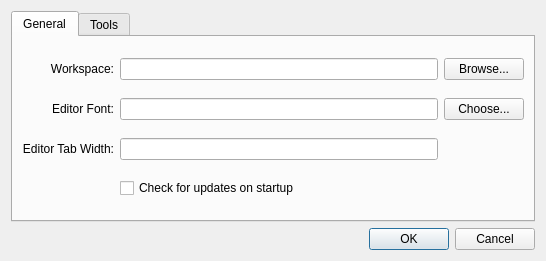
<ui version="4.0" >
 <class>Preferences</class>
 <widget class="QDialog" name="Preferences" >
  <property name="geometry" >
   <rect>
    <x>0</x>
    <y>0</y>
    <width>546</width>
    <height>261</height>
   </rect>
  </property>
  <property name="windowTitle" >
   <string>Preferences</string>
  </property>
  <layout class="QGridLayout" >
   <item row="0" column="0" >
    <widget class="QTabWidget" name="tabWidget" >
     <property name="currentIndex" >
      <number>0</number>
     </property>
     <widget class="QWidget" name="generalTab" >
      <attribute name="title" >
       <string>General</string>
      </attribute>
      <layout class="QGridLayout" >
       <item row="0" column="0" >
        <widget class="QLabel" name="label" >
         <property name="toolTip" >
          <string>The directory in which your mcbuilder projects are stored.</string>
         </property>
         <property name="text" >
          <string>Workspace:</string>
         </property>
         <property name="alignment" >
          <set>Qt::AlignRight|Qt::AlignTrailing|Qt::AlignVCenter</set>
         </property>
         <property name="buddy" >
          <cstring>workspaceEdit</cstring>
         </property>
        </widget>
       </item>
       <item row="0" column="1" >
        <layout class="QGridLayout" >
         <item row="0" column="0" >
          <widget class="QLineEdit" name="workspaceEdit" />
         </item>
        </layout>
       </item>
       <item row="0" column="2" >
        <widget class="QPushButton" name="browseWorkspaceButton" >
         <property name="text" >
          <string>Browse...</string>
         </property>
        </widget>
       </item>
       <item row="1" column="0" >
        <widget class="QLabel" name="label_7" >
         <property name="text" >
          <string>Editor Font:</string>
         </property>
         <property name="alignment" >
          <set>Qt::AlignRight|Qt::AlignTrailing|Qt::AlignVCenter</set>
         </property>
         <property name="buddy" >
          <cstring>fontBox</cstring>
         </property>
        </widget>
       </item>
       <item row="1" column="1" >
        <widget class="QLineEdit" name="fontBox" >
         <property name="readOnly" >
          <bool>true</bool>
         </property>
        </widget>
       </item>
       <item row="1" column="2" >
        <widget class="QPushButton" name="fontButton" >
         <property name="text" >
          <string>Choose...</string>
         </property>
        </widget>
       </item>
       <item row="2" column="0" >
        <widget class="QLabel" name="label_3" >
         <property name="toolTip" >
          <string>Path to compiler tools (gcc, etc).</string>
         </property>
         <property name="text" >
          <string>Editor Tab Width:</string>
         </property>
         <property name="alignment" >
          <set>Qt::AlignRight|Qt::AlignTrailing|Qt::AlignVCenter</set>
         </property>
         <property name="buddy" >
          <cstring>tabWidth</cstring>
         </property>
        </widget>
       </item>
       <item row="2" column="1" >
        <widget class="QLineEdit" name="tabWidth" />
       </item>
       <item row="3" column="1" colspan="2" >
        <widget class="QCheckBox" name="checkBox" >
         <property name="text" >
          <string>Check for updates on startup</string>
         </property>
        </widget>
       </item>
      </layout>
     </widget>
     <widget class="QWidget" name="toolsTab" >
      <attribute name="title" >
       <string>Tools</string>
      </attribute>
      <layout class="QVBoxLayout" >
       <item>
        <layout class="QGridLayout" >
         <item row="0" column="0" colspan="2" >
          <widget class="QLabel" name="label_6" >
           <property name="text" >
            <string>Only change these settings if you know what you're doing.</string>
           </property>
           <property name="alignment" >
            <set>Qt::AlignCenter</set>
           </property>
           <property name="wordWrap" >
            <bool>true</bool>
           </property>
          </widget>
         </item>
         <item row="2" column="0" >
          <widget class="QLabel" name="label_2" >
           <property name="text" >
            <string>Path to make:</string>
           </property>
           <property name="alignment" >
            <set>Qt::AlignRight|Qt::AlignTrailing|Qt::AlignVCenter</set>
           </property>
           <property name="buddy" >
            <cstring>makePathEdit</cstring>
           </property>
          </widget>
         </item>
         <item row="2" column="1" >
          <widget class="QLineEdit" name="makePathEdit" />
         </item>
         <item row="3" column="0" >
          <widget class="QLabel" name="label_4" >
           <property name="text" >
            <string>Path to arm-elf tools:</string>
           </property>
           <property name="alignment" >
            <set>Qt::AlignRight|Qt::AlignTrailing|Qt::AlignVCenter</set>
           </property>
           <property name="buddy" >
            <cstring>toolsPathEdit</cstring>
           </property>
          </widget>
         </item>
         <item row="3" column="1" >
          <widget class="QLineEdit" name="toolsPathEdit" />
         </item>
         <item row="4" column="0" >
          <widget class="QLabel" name="label_5" >
           <property name="text" >
            <string>Path to sam7:</string>
           </property>
           <property name="alignment" >
            <set>Qt::AlignRight|Qt::AlignTrailing|Qt::AlignVCenter</set>
           </property>
           <property name="buddy" >
            <cstring>sam7PathEdit</cstring>
           </property>
          </widget>
         </item>
         <item row="4" column="1" >
          <widget class="QLineEdit" name="sam7PathEdit" />
         </item>
         <item row="1" column="0" >
          <spacer>
           <property name="orientation" >
            <enum>Qt::Vertical</enum>
           </property>
           <property name="sizeType" >
            <enum>QSizePolicy::MinimumExpanding</enum>
           </property>
           <property name="sizeHint" >
            <size>
             <width>20</width>
             <height>15</height>
            </size>
           </property>
          </spacer>
         </item>
        </layout>
       </item>
       <item>
        <spacer>
         <property name="orientation" >
          <enum>Qt::Vertical</enum>
         </property>
         <property name="sizeHint" >
          <size>
           <width>478</width>
           <height>16</height>
          </size>
         </property>
        </spacer>
       </item>
      </layout>
     </widget>
    </widget>
   </item>
   <item row="1" column="0" >
    <widget class="QDialogButtonBox" name="buttonBox" >
     <property name="orientation" >
      <enum>Qt::Horizontal</enum>
     </property>
     <property name="standardButtons" >
      <set>QDialogButtonBox::Cancel|QDialogButtonBox::NoButton|QDialogButtonBox::Ok</set>
     </property>
    </widget>
   </item>
  </layout>
 </widget>
 <tabstops>
  <tabstop>workspaceEdit</tabstop>
  <tabstop>browseWorkspaceButton</tabstop>
  <tabstop>fontBox</tabstop>
  <tabstop>fontButton</tabstop>
  <tabstop>tabWidth</tabstop>
  <tabstop>checkBox</tabstop>
  <tabstop>makePathEdit</tabstop>
  <tabstop>toolsPathEdit</tabstop>
  <tabstop>sam7PathEdit</tabstop>
  <tabstop>buttonBox</tabstop>
  <tabstop>tabWidget</tabstop>
 </tabstops>
 <resources/>
 <connections>
  <connection>
   <sender>buttonBox</sender>
   <signal>accepted()</signal>
   <receiver>Preferences</receiver>
   <slot>accept()</slot>
   <hints>
    <hint type="sourcelabel" >
     <x>224</x>
     <y>304</y>
    </hint>
    <hint type="destinationlabel" >
     <x>157</x>
     <y>274</y>
    </hint>
   </hints>
  </connection>
  <connection>
   <sender>buttonBox</sender>
   <signal>rejected()</signal>
   <receiver>Preferences</receiver>
   <slot>reject()</slot>
   <hints>
    <hint type="sourcelabel" >
     <x>298</x>
     <y>307</y>
    </hint>
    <hint type="destinationlabel" >
     <x>286</x>
     <y>274</y>
    </hint>
   </hints>
  </connection>
 </connections>
</ui>
